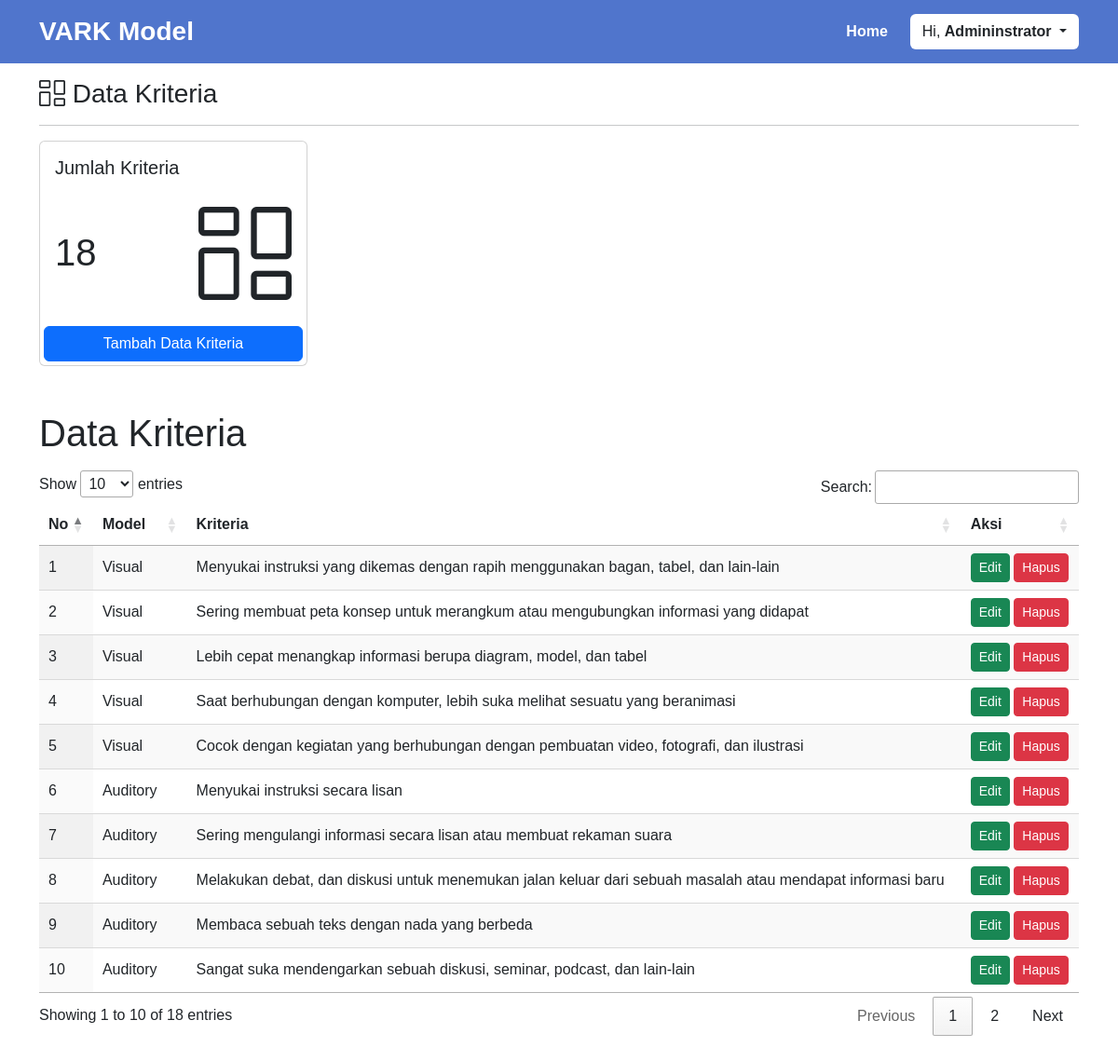
Page /kriteria/index.php (signed in) on the committed database.
### tables this page shows
CREATE TABLE `user` (
    `iduser` int(11) primary key auto_increment,
    `username` varchar(45) NOT NULL,
    `pwd` varchar(100) NOT NULL,
    `nama` varchar(100) NOT NULL,
    `instansi` varchar(45) NOT NULL,
    `email` varchar(100) NOT NULL,
    `role` varchar(10) NOT NULL
);

CREATE TABLE `kriteria` (
    `idkriteria` int(11) primary key auto_increment,
    `idmodel` int(11) NOT NULL,
    `kriteria` text NOT NULL,

    foreign key(idmodel) references model(idmodel) ON DELETE CASCADE ON UPDATE CASCADE
);

CREATE TABLE `model` (
    `idmodel` int(11) primary key auto_increment,
    `model` varchar(20) NOT NULL,
    `kode` varchar(10) NOT NULL,
    `deskripsi` text NOT NULL
);

### controller/mainController.php (called while the page is built, shortened)
<?php
    $conn = mysqli_connect("localhost","root","","vark");
    function query($query) {
        global $conn;
        $result = mysqli_query($conn, $query);
        $rows = [];
        while ($row = mysqli_fetch_assoc($result)) {
            $rows[] = $row;
        }
        return $rows;
    }
    function jumlah_data($data) {
        global $conn;
        $query = mysqli_query($conn, $data);
        $jumlah_data = mysqli_num_rows($query);
        return $jumlah_data;
    }
    function generateRandomKey()
    {
        $keyLength = 32;
        $randomBytes = openssl_random_pseudo_bytes($keyLength, $strong);
        if (!$strong) {
            $randomBytes = random_bytes($keyLength);
        }
        return base64_encode($randomBytes);
    }
    function enkripsi($kata)
    {
        $key = generateRandomKey();
        $string = openssl_encrypt($kata, 'AES-256-CBC', $key, 0, substr($key, 0, 16));
        $hasilEnkripsi = base64_encode($key . $string);
        return $hasilEnkripsi;
    }
    function dekripsi($kata)
    {
        $string = base64_decode($kata);
        $key = substr($string, 0, 44);
        $enkripsi = substr($string, 44);
        $hasil = openssl_decrypt($enkripsi, 'AES-256-CBC', $key, 0, substr($key, 0, 16));
        return $hasil;
    }
?>

### kriteria/index.php (the view, shortened to what this page needs)
<?php
    $kriteria = query("SELECT * FROM kriteria");
    $jumlah = jumlah_data("SELECT * FROM kriteria");
?>
<!doctype html>
<html lang="en">
  <head>
    <link href="../style.css" rel="stylesheet">
    <link href="../bootstrap-5.2.0/css/bootstrap.min.css" rel="stylesheet">
    <link rel="stylesheet" href="../bootstrap-icons-1.10.3/bootstrap-icons.css">
    <link rel="stylesheet" href="https://cdn.datatables.net/1.13.4/css/jquery.dataTables.min.css">
  </head>
  <body class="font-style">
    <?php
      require_once ('../layout/navbar.php');
    ?>
    <div class="container mt-3">
        <h3 class="mb-3"><i class="bi bi-columns-gap"></i> Data Kriteria</h3><hr>
        <div class="d-flex">
            <div class="card me-5" style="width: 18rem;">
                <h5 class="ms-3 mt-3 card-title">Jumlah Kriteria</h5>
                <div class="d-flex justify-content-between align-items-center mx-3">
                    <h1><?= $jumlah; ?></h1>
                    <i class="bi bi-columns-gap" style="font-size: 100px;"></i>
                </div>
                <a href="create.php" class="btn btn-primary mx-1 mb-1">Tambah Data Kriteria</a>
            </div>
        </div>
        <div class="my-5">
            <h1 class="mb-3">Data Kriteria</h1>
            <table id="example" class="display" style="width:100%">
                <thead>
                    <tr>
                        <th>No</th>
                        <th>Model</th>
                        <th>Kriteria</th>
                        <th>Aksi</th>
                    </tr>
                </thead>
                <tbody>
                    <?php
                        $i = 1;
                        foreach ($kriteria as $k) :
                        $id = $k['idmodel'];
                        $model = query("SELECT * FROM model WHERE idmodel = $id") [0];
                        $enkripsi = enkripsi($k['idkriteria']);
                    ?>
                    <tr>
                        <td><?= $i; ?></td>
                        <td><?= $model['model']; ?></td>
                        <td><?= $k['kriteria']; ?></td>
                        <td>
                            <a href="edit.php?id=<?= $enkripsi ?>" class="btn btn-success btn-sm">Edit</a>
                            <button class="btn btn-danger btn-sm" id="delete" onclick="confirmDelete(<?= $k['idkriteria']; ?>)">Hapus</button>
                        </td>
                    </tr>
                    <?php
                        $i++;
                        endforeach;
                    ?>
                </tbody>
            </table>
        </div>
    </div>
  </body>
</html>

### layout/navbar.php (shortened to what this page needs)
<?php
    $id = dekripsi($_COOKIE['VRK21ZA']);
    $user = query("SELECT * FROM user WHERE iduser = $id") [0];
    $nama = $user['nama'];
    $kataPertama = explode(' ', $nama)[0];
?>
<nav class="navbar navbar-expand navbar-light" style="background-color:#5075cc;">
    <div class="container">
        <a class="navbar-brand text-white fw-bold fs-3 " href="../index.php">VARK Model</a>
        <div class="collapse navbar-collapse justify-content-end" id="navbarNav">
            <ul class="navbar-nav me-3 ">
                <li class="nav-item">
                    <a class="nav-link fw-bold text-white" href="../index.php">Home</a>
                </li>
            </ul>
            <div class="btn-group">
                <button type="button" class="btn btn dropdown-toggle" data-bs-toggle="dropdown" aria-expanded="false" style="background-color: white;">
                    Hi, <b><?= $kataPertama; ?></b>
                </button>
            </div>
        </div>
    </div>
</nav>

### style.css (style rules this page uses)
.font-style { font-family: "Trebuchet MS", "Lucida Sans Unicode", "Lucida Grande", "Lucida Sans", Arial, sans-serif; }

### rows in the picture
user: nama "Admininstrator"
kriteria: idmodel.model "Visual", kriteria "Menyukai instruksi yang dikemas dengan rapih menggunakan bagan, tabel, dan lain-lain"
kriteria: idmodel.model "Visual", kriteria "Sering membuat peta konsep untuk merangkum atau mengubungkan informasi yang didapat"
kriteria: idmodel.model "Visual", kriteria "Lebih cepat menangkap informasi berupa diagram, model, dan tabel"
kriteria: idmodel.model "Visual", kriteria "Saat berhubungan dengan komputer, lebih suka melihat sesuatu yang beranimasi"
kriteria: idmodel.model "Visual", kriteria "Cocok dengan kegiatan yang berhubungan dengan pembuatan video, fotografi, dan ilustrasi"
kriteria: idmodel.model "Auditory", kriteria "Menyukai instruksi secara lisan"
kriteria: idmodel.model "Auditory", kriteria "Sering mengulangi informasi secara lisan atau membuat rekaman suara"
kriteria: idmodel.model "Auditory", kriteria "Melakukan debat, dan diskusi untuk menemukan jalan keluar dari sebuah masalah atau mendapat informasi baru"
kriteria: idmodel.model "Auditory", kriteria "Membaca sebuah teks dengan nada yang berbeda"
kriteria: idmodel.model "Auditory", kriteria "Sangat suka mendengarkan sebuah diskusi, seminar, podcast, dan lain-lain"

### other values in the picture
$jumlah "18"
